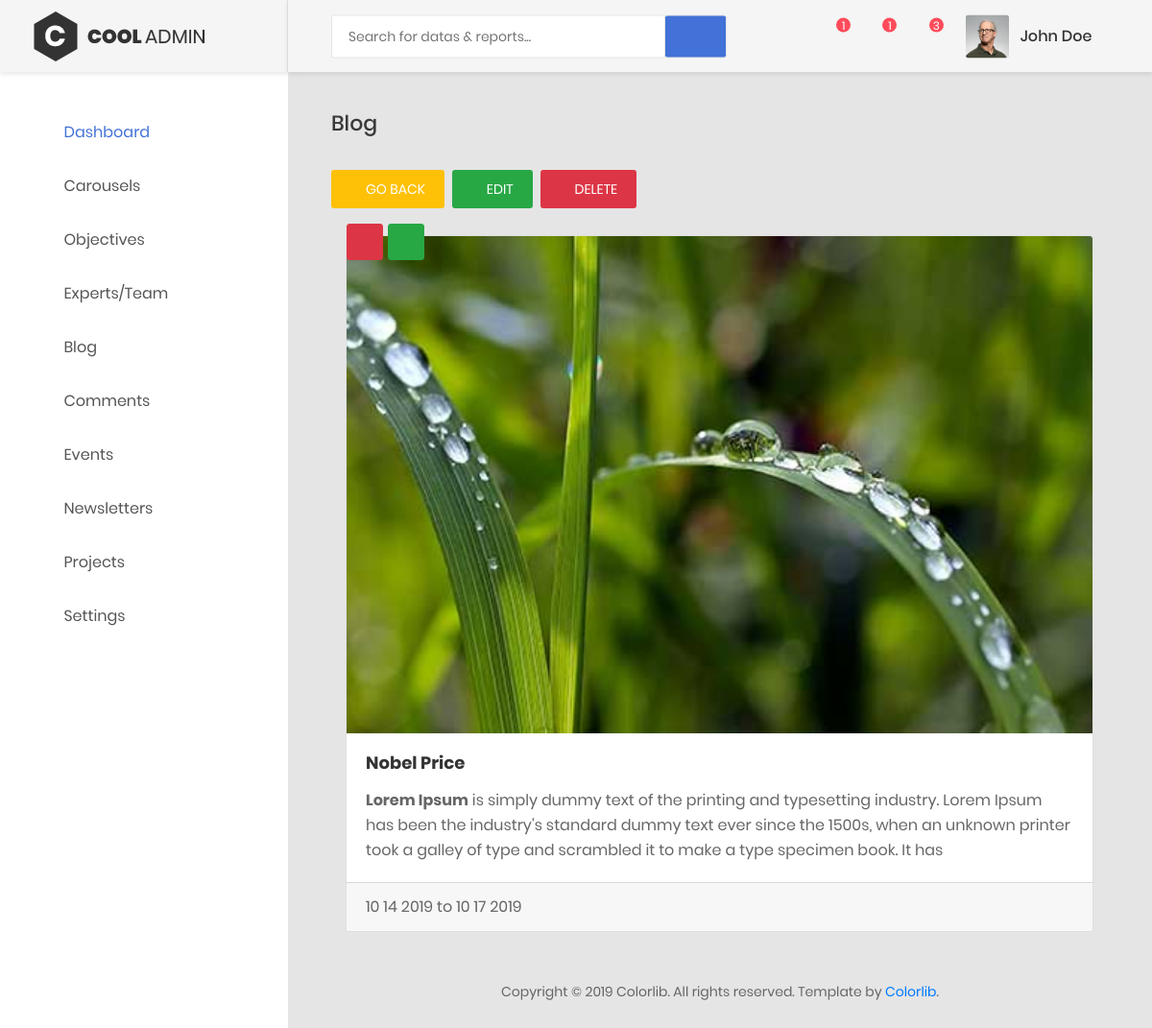
Page /ccsbadmin/viewSingleEvents/13 on the committed database.
### ccsbadmin/models.py (models this page shows, shortened)
class Event(models.Model):
    events_image = models.ImageField(upload_to='events', max_length=200, null=False, blank=False)  # height_field=None, width_field=None,
    events_title = models.CharField(max_length=150, null=False, blank=False)
    events_description = models.TextField()
    event_date = models.DateTimeField(default=datetime.datetime.now())
    event_end_date = models.DateTimeField(default=datetime.datetime.now())
    created_at = models.DateTimeField(auto_now_add=True)
    updated_at = models.DateTimeField(auto_now=True)

### ccsbadmin/views.py (the view)
# urls.py: path('viewSingleEvents/<int:event_id>', views.viewSingleEvents, name='viewSingleEvents'),
def viewSingleEvents(request, event_id):
    event = Event.objects.filter(id=event_id).first()
    context = {
        'title':event.events_title,
        'event':event,
    }
    return render(request, 'event/singleevent.html',context)

### ccsbadmin/templates/event/singleevent.html (shortened to what this page needs)
{% extends "aahome/aalayout.html" %}
{% load static %}
    {% block links %}
        <link type="text/css" rel="stylesheet" href="https://cdn.datatables.net/1.10.18/css/dataTables.bootstrap.min.css">
        <link type="text/css" href="https://cdnjs.cloudflare.com/ajax/libs/bootstrap-select/1.10.0/css/bootstrap-select.min.css" rel="stylesheet" />
        <link rel="stylesheet" href="https://cdn.jsdelivr.net/npm/bootstrap-select@1.13.9/dist/css/bootstrap-select.min.css">
    {% endblock links %}
{% block content %}
            <div class="main-content">
                <div class="section__content section__content--p30">
                    <div class="container-fluid">
                        <div class="row">
                            <div class="col-md-12">
                                <h3 class="title-5 m-b-35">blog</h3>
                                <div class="table-data__tool">
                                    <div class="table-data__tool-right">
                                        <a href="{% url 'CCSBADMIN:viewEvents' %}"  class="mr-1 au-btn au-btn-icon btn-warning au-btn--small">
                                            <i class="fa fa-arrow-left" ></i>go back
                                        </a>
                                        <a data-toggle="modal" data-target="#ee{{ event.id }}" href="#"  class=" mr-1 au-btn au-btn-icon btn-success au-btn--small">
                                            <i class="fa fa-pencil-alt" ></i>Edit
                                        </a>
                                        <a data-toggle="modal" data-target="#dd{{ event.id }}" href="#"  class=" mr-1 au-btn au-btn-icon btn-danger au-btn--small">
                                            <i class="fa fa-trash" ></i>Delete
                                        </a>
                                    </div>
                                </div>
                                <div class="table-responsive table-responsive-data2">
                                     <div class="col-sm-12">
                                            <div class="card">
                                                <a data-toggle="modal" data-target="#ee{{ event.id }}" style="width: 38px; position: absolute; top: -13px; z-index: 20; left: 43px;" class="btn btn-success " href="#"><i class="fa fa-pencil-alt"></i></a>
                                                <a data-toggle="modal" data-target="#dd{{ event.id }}" style="width: 38px; position: absolute; top: -13px; z-index: 20;" class="btn btn-danger " href="#"><i class="fa fa-trash"></i></a>
                                                <img class="card-img-top position-relative" src="{{ event.events_image.url }}" alt="Card image cap">
                                                <div class="card-body">
                                                    <h4 class="card-title mb-3 text-capitalize">{{ event.events_title }}</h4>
                                                    <p class="card-text">{{ event.events_description|safe|escape }} </p>
                                                </div>
                                                <div class="card-footer">
                                                    {{ event.event_date|date:"m d Y" }} to {{ event.event_end_date|date:"m d Y" }}
                                                </div>
                                            </div>
                                        </div>
                                </div>
                            </div>
                        </div>
                        <div class="row">
                            <div class="col-md-12">
                                <div class="copyright">
                                    <p>Copyright © <script> var date = new Date(); var yr = date.getFullYear(); document.write(yr);</script> Colorlib. All rights reserved. Template by <a href="https://colorlib.com">Colorlib</a>.</p>
                                </div>
                            </div>
                        </div>
                    </div>
                </div>
            </div>
{% endblock content %}

### rows in the picture
Event: events_image (picture), events_title "Nobel Price", events_description "Lorem Ipsum is simply dummy text of the printing and typesetting industry. Lorem Ipsum has been the industry's standard dummy text ever since the 1500s, when an unknown printer took a galley of type and scrambled it to make a type specimen book. It has", event_date "10 14 2019", event_end_date "10 17 2019"
